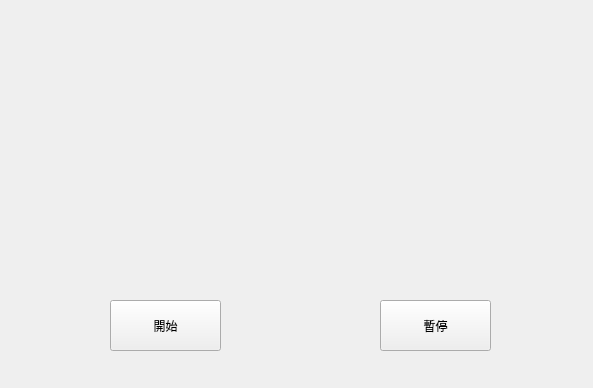
<?xml version="1.0" encoding="UTF-8"?>
<ui version="4.0">
 <class>Widget</class>
 <widget class="QWidget" name="Widget">
  <property name="geometry">
   <rect>
    <x>0</x>
    <y>0</y>
    <width>593</width>
    <height>388</height>
   </rect>
  </property>
  <property name="windowTitle">
   <string>Widget</string>
  </property>
  <widget class="QPushButton" name="startButton">
   <property name="geometry">
    <rect>
     <x>110</x>
     <y>300</y>
     <width>111</width>
     <height>51</height>
    </rect>
   </property>
   <property name="text">
    <string>開始</string>
   </property>
  </widget>
  <widget class="QPushButton" name="pushButton">
   <property name="geometry">
    <rect>
     <x>380</x>
     <y>300</y>
     <width>111</width>
     <height>51</height>
    </rect>
   </property>
   <property name="text">
    <string>暫停</string>
   </property>
  </widget>
  <widget class="QLabel" name="label">
   <property name="geometry">
    <rect>
     <x>110</x>
     <y>30</y>
     <width>381</width>
     <height>241</height>
    </rect>
   </property>
   <property name="text">
    <string/>
   </property>
   <property name="scaledContents">
    <bool>true</bool>
   </property>
  </widget>
 </widget>
 <resources/>
 <connections/>
</ui>
